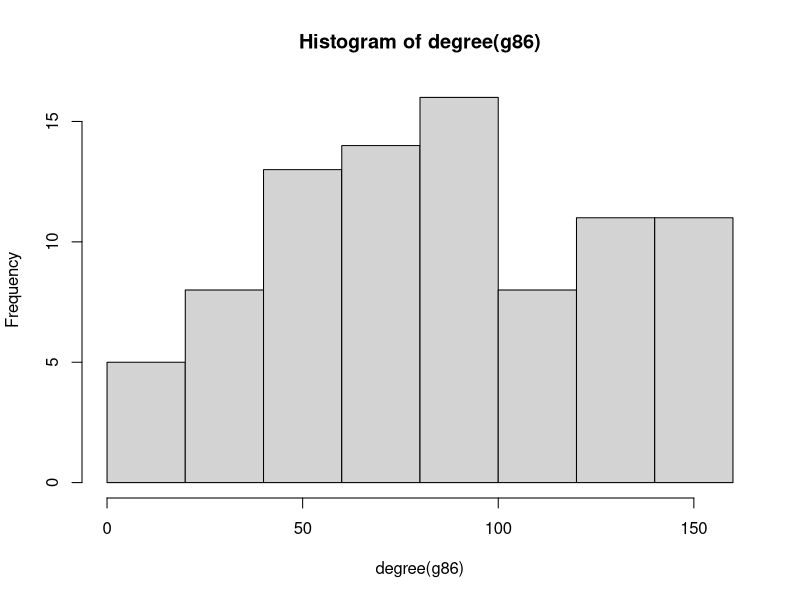
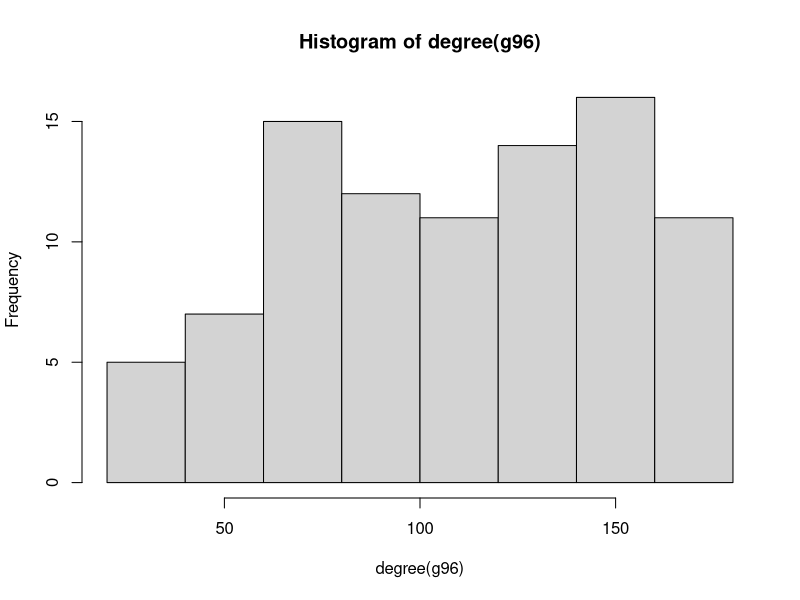
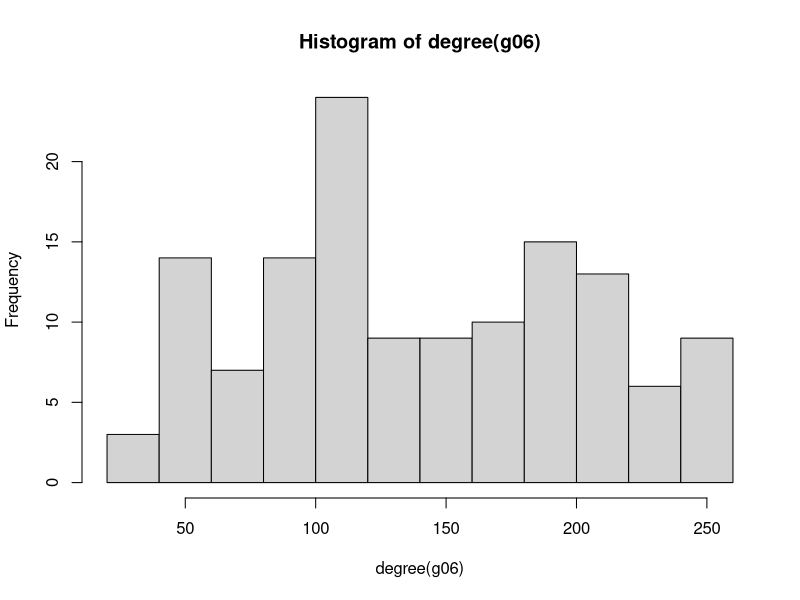
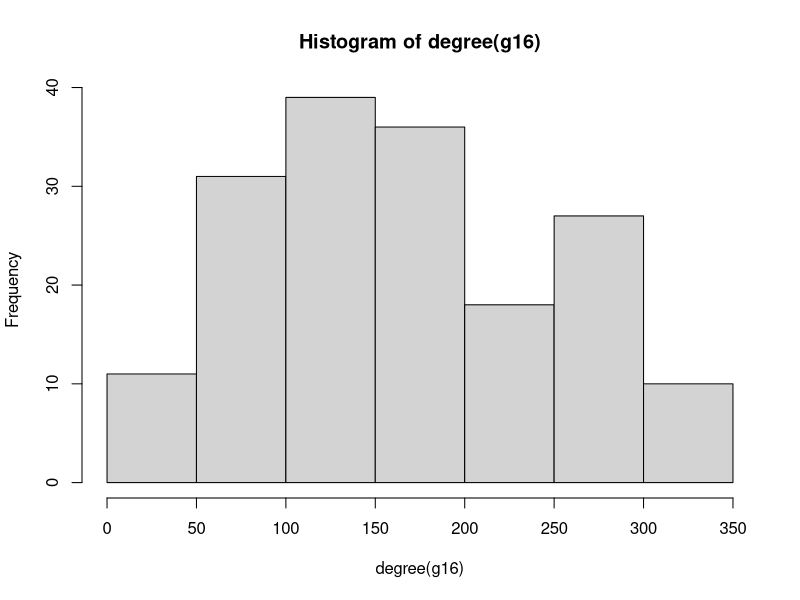
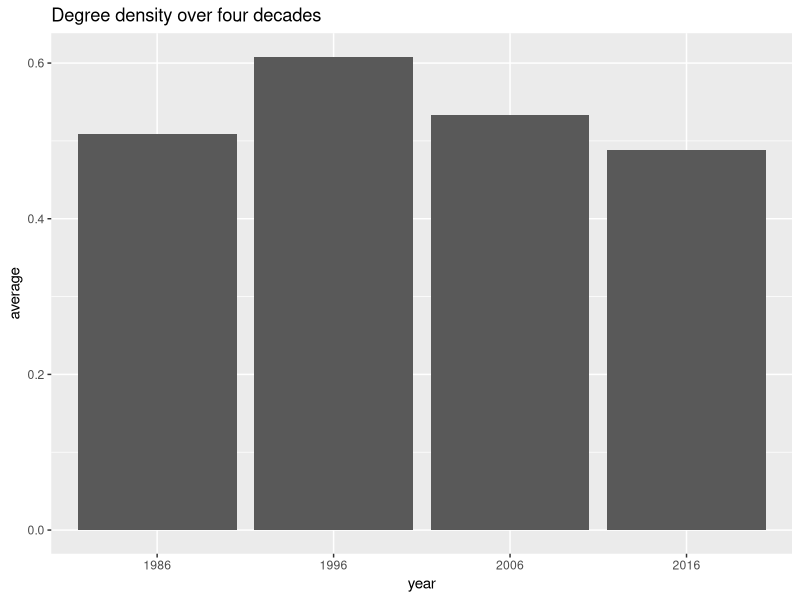
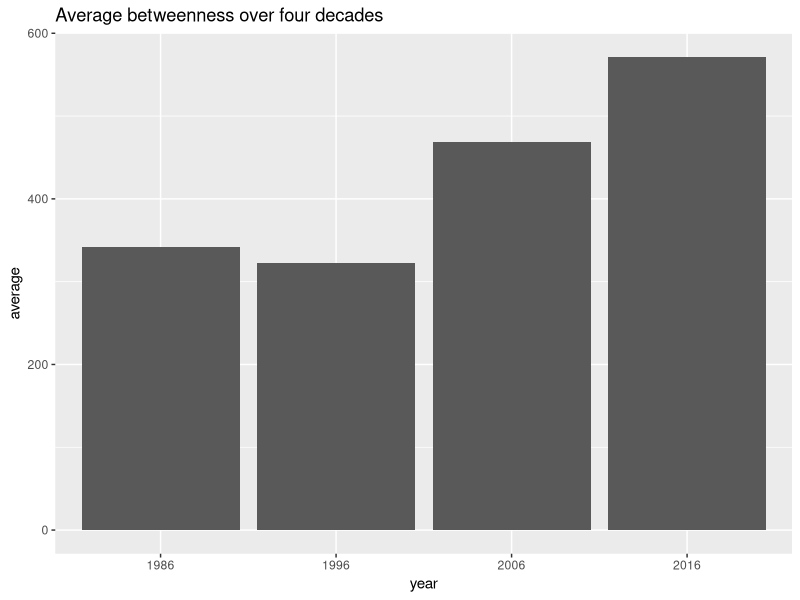
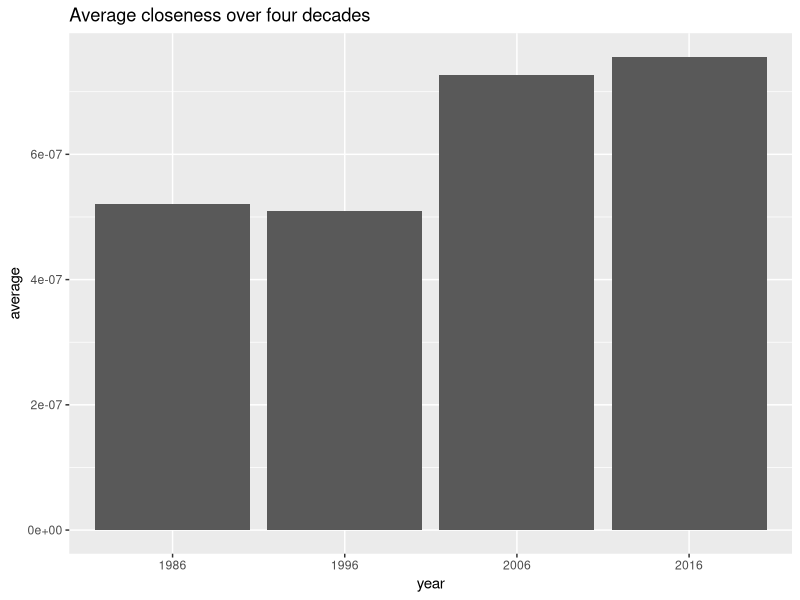
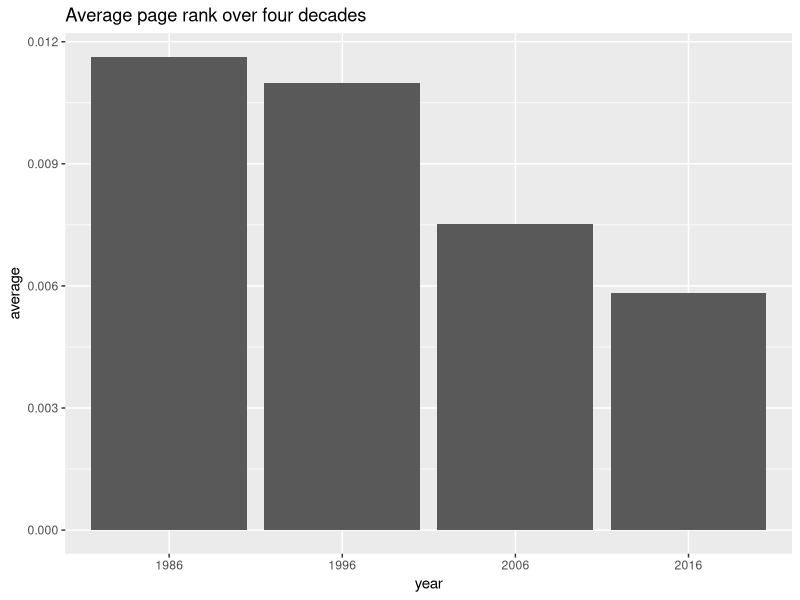

R code for these plots, in order: (Note: this script raises an error after producing the figures.)
## ---- chunk 1
library(igraph)
## ---- chunk 2
df86<-read.csv("output_data1986(regions).csv",header = T)
df96<-read.csv("output_data1996(regions).csv",header=T)
df06<-read.csv("output_data2006(regions).csv",header=T)
df16<-read.csv("output_data2016(regions).csv",header=T)
totalExport86<-read.csv("totalexports1986.csv",header=T)
totalExport96<-read.csv("totalexports1996.csv",header=T)
totalExport06<-read.csv("totalexports2006.csv",header=T)
totalExport16<-read.csv("totalexports2016.csv",header=T)
## ---- chunk 3
g86<-simplify(graph_from_data_frame(df86),remove.loops = T)
g96<-simplify(graph_from_data_frame(df96),remove.loops = T)
g06<-simplify(graph_from_data_frame(df06),remove.loops=T)
g16<-simplify(graph_from_data_frame(df16),remove.loops=T)
## ---- chunk 4
V(g86)$totalExport<-totalExport86$totalexportvalue
V(g96)$totalExport<-totalExport96$totalexportvalue
V(g06)$totalExport<-totalExport06$totalexportvalue
V(g16)$totalExport<-totalExport16$totalexportvalue

## ---- chunk 5
dense86<-graph.density(g86)
dense96<-graph.density(g96)
dense06<-graph.density(g06)
dense16<-graph.density(g16)
## ---- chunk 6
hist(degree(g86))
hist(degree(g96))
hist(degree(g06))
hist(degree(g16))
## ---- chunk 7
degreeDensity<-data.frame(average=c(dense86,dense96,dense06,dense16),year=c("1986","1996","2006","2016"))
library(ggplot2)
ggplot(data=degreeDensity,aes(x=year,y=average)) +
  geom_bar(stat="identity") + ggtitle("Degree density over four decades")

## ---- chunk 8
library(igraph)
## ---- chunk 9
df86<-read.csv("output_data1986(regions).csv")
df96<-read.csv("output_data1996(regions).csv")
df06<-read.csv("output_data2006(regions).csv")
df16<-read.csv("output_data2016(regions).csv")
## ---- chunk 10

## ---- chunk 11
between86<-betweenness(g86)
#between86
col86<-data.frame(unname(between86))
count86<-apply(col86,2,function(c)sum(c==0))
count86
between96<-betweenness(g96)
#between96
col96<-data.frame(unname(between96))
count96<-apply(col96,2,function(c)sum(c==0))
count96
between06<-betweenness(g06)
#between06
col06<-data.frame(unname(between06))
count06<-apply(col06,2,function(c)sum(c==0))
count06
between16<-betweenness(g16)
#between16
col16<-data.frame(unname(between16))
count16<-apply(col16,2,function(c)sum(c==0))
count16
x1<-mean(unname(between86))
x2<-mean(unname(between96))
x3<-mean(unname(between06))
x4<-mean(unname(between16))
averageBetween<-data.frame(average=c(x1,x2,x3,x4),year=c("1986","1996","2006","2016"))
## ---- chunk 12

ggplot(data=averageBetween,aes(x=year,y=average)) +
  geom_bar(stat="identity") + ggtitle("Average betweenness over four decades")
## ---- chunk 13
close86<-closeness(g86)
#between86
close96<-closeness(g96)
#between96
close06<-closeness(g06)
#between06
close16<-closeness(g16)
#between16
y1<-mean(unname(close86))
y2<-mean(unname(close96))
y3<-mean(unname(close06))
y4<-mean(unname(close16))
averageclose<-data.frame(average=c(y1,y2,y3,y4),year=c("1986","1996","2006","2016"))
## ---- chunk 14
ggplot(data=averageclose,aes(x=year,y=average)) +
  geom_bar(stat="identity") + ggtitle("Average closeness over four decades")
## ---- chunk 15
rank86<-page.rank(g86)
#between86
rank96<-page.rank(g96)
#between96
rank06<-page.rank(g06)
#between06
rank16<-page.rank(g16)
#between16

z1<-mean(unname(rank86$vector))
z2<-mean(unname(rank96$vector))
z3<-mean(unname(rank06$vector))
z4<-mean(unname(rank16$vector))
averageRank<-data.frame(average=c(z1,z2,z3,z4),year=c("1986","1996","2006","2016"))
## ---- chunk 16
ggplot(data=averageRank,aes(x=year,y=average)) +
  geom_bar(stat="identity") + ggtitle("Average page rank over four decades")
## ---- chunk 17
set.seed(450)
wc86<-walktrap.community(g86,steps = 20)
wc96<-walktrap.community(g96,steps=20)
wc06<-walktrap.community(g06,steps=20)
wc16<-walktrap.community(g16,steps =20)
sizes(wc86)
sizes(wc96)
sizes(wc06)
sizes(wc16)
## ---- chunk 18
set.seed(450)
V(g86)$community<-membership(wc86)
group1.86<-V(g86)$totalExport[which(V(g86)$community==1)]
group2.86<-V(g86)$totalExport[which(V(g86)$community==2)]
group3.86<-V(g86)$totalExport[which(V(g86)$community==3)]
group4.86<-V(g86)$totalExport[which(V(g86)$community==4)]
group5.86<-V(g86)$totalExport[which(V(g86)$community==5)]
group1.n<-length(group1.86)
group1.sum<-0

for (i in 1:group1.n){
 group1.sum<-group1.sum+group1.86[[i]]
}
group1.mean<-group1.sum/group1.n

group2.sum<-0
group2.n<-length(group2.86)
for (i in 1:group2.n){
  group2.sum<-group2.sum+group2.86[[i]]
}
group2.mean<-group2.sum/group2.n
group3.n<-length(group3.86)
group3.sum<-0
for (i in 1:group3.n){
  group3.sum<-group3.sum+group3.86[[i]]
}
group3.mean<-group3.sum/group3.n

group4.n<-length(group4.86)
group4.sum<-0
for (i in 1:group4.n){
  group4.sum<-group4.sum+group4.86[[i]]
}
group4.mean<-group4.sum/group4.n

group5.n<-length(group5.86)
group5.sum<-0
for (i in 1:group5.n){
  group5.sum<-group5.sum+group5.86[[i]]
}
group5.mean<-group5.sum/group5.n



## ---- chunk 19
averageRank<-data.frame(average=c(group1.mean,group2.mean,group3.mean,group4.mean,group5.mean),community=c("1","2","3","4","5"))
ggplot(data=averageRank,aes(x=community,y=average)) +
  geom_bar(stat="identity") + ggtitle("Average export value per community for the year 1986")
## ---- chunk 20
V(g96)$community<-membership(wc96)
group1.96<-V(g96)$totalExport[which(V(g96)$community==1)]
group2.96<-V(g96)$totalExport[which(V(g96)$community==2)]

names
group1.n<-length(group1.96)
group1.sum<-0
for (i in 1:group1.n){
 group1.sum<-group1.sum+group1.96[[i]]
}
group1.mean<-group1.sum/group1.n
group2.n<-length(group2.96)
group2.sum<-0
for (i in 1:group2.n){
  group2.sum<-group2.sum+group2.96[[i]]
}
group2.mean<-group2.sum/group2.n
group1.mean
## ---- chunk 21
averageRank<-data.frame(average=c(group1.mean,group2.mean),community=c("1","2"))
ggplot(data=averageRank,aes(x=community,y=average)) +
  geom_bar(stat="identity") + ggtitle("Average export value per community for the year 1996")
## ---- chunk 22
V(g06)$community<-membership(wc06)
group1.06<-V(g06)$totalExport[which(V(g06)$community==1)]
group2.06<-V(g06)$totalExport[which(V(g06)$community==2)]
group3.06<-V(g06)$totalExport[which(V(g06)$community==3)]
group1.n<-length(group1.06)
group1.sum<-0
for (i in 1:group1.n){
  group1.sum<-group1.sum+group1.06[[i]]
}
group1.mean<-sum/group1.n
group2.n<-length(group2.06)
group2.sum<-0
for (i in 1:group2.n){
  group2.sum<-group2.sum+group2.06[[i]]
}
group2.mean<-sum/group2.n
group3.n<-length(group3.06)
for (i in 1:group3.n){
  group3.sum<-group3.sum+group3.06[[i]]
}
group3.mean<-group3.sum/group3.n

## ---- chunk 23
averageRank<-data.frame(average=c(group1.mean,group2.mean,group3.mean),community=c("1","2","3"))
ggplot(data=averageRank,aes(x=community,y=average)) +
  geom_bar(stat="identity") + ggtitle("Average export value per community for the year 2006")
## ---- chunk 24
V(g16)$community<-membership(wc16)
group1.16<-V(g16)$totalExport[which(V(g16)$community==1)]
group2.16<-V(g16)$totalExport[which(V(g16)$community==2)]
group3.16<-V(g16)$totalExport[which(V(g16)$community==3)]
group4.16<-V(g16)$totalExport[which(V(g16)$community==4)]
group1.n<-length(group1.16)
group1.sum<-0
for (i in 1:group1.n){
  group1.sum<-group1.sum+group1.16[[i]]
}
group1.mean<-sum/group1.n
group2.n<-length(group2.16)
group2.sum<-0
for (i in 1:group2.n){
  group2.sum<-group2.sum+group2.16[[i]]
}
group2.mean<-sum/group2.n

group3.n<-length(group3.16)
group3.sum<-0
for (i in 1:group3.n){
  group3.sum<-group3.sum+group3.16[[i]]
}
group3.mean<-sum/group3.n

group4.n<-length(group4.16)
group4.sum<-0
for (i in 1:group4.n){
  group4.sum<-group4.sum+group4.16[[i]]
}
group4.mean<-sum/group4.n

## ---- chunk 25
averageRank<-data.frame(average=c(group1.mean,group2.mean,group3.mean,group4.mean),community=c("1","2","3","4"))
ggplot(data=averageRank,aes(x=community,y=average)) +
  geom_bar(stat="identity") + ggtitle("Average export value per community for the year 2016")
## ---- chunk 26
regions86<-read.csv("regions1986.csv")
regions96<-read.csv("regions1996.csv")
regions06<-read.csv("regions2006.csv")
regions16<-read.csv("regions2016.csv")
## ---- chunk 27
regions86$community<-membership(wc86)
table(regions86$region,regions86$community)
chisq.test(table(regions86$region,regions86$community))
## ---- chunk 28
regions96$community<-membership(wc96)
table(regions96$region,regions96$community)
chisq.test(table(regions96$region,regions96$community))
## ---- chunk 29
regions06$community<-membership(wc06)
table(regions06$region,regions06$community)
chisq.test(table(regions06$region,regions06$community))
## ---- chunk 30
regions16$community<-membership(wc16)
table(regions16$region,regions16$community)
chisq.test(table(regions16$region,regions16$community))
## ---- chunk 31
totalExport86$community<-membership(wc86)
totalExport96$community<-membership(wc96)
totalExport06$community<-membership(wc06)
totalExport16$community<-membership(wc16)
## ---- chunk 32
table(totalExport86$totalexportvalue,totalExport86$community)
chisq.test(table(totalExport86$totalexportvalue,totalExport86$community))
## ---- chunk 33
table(totalExport96$totalexportvalue,totalExport96$community)
chisq.test(table(totalExport96$totalexportvalue,totalExport96$community))
## ---- chunk 34
table(totalExport06$totalexportvalue,totalExport06$community)
chisq.test(table(totalExport06$totalexportvalue,totalExport06$community))
## ---- chunk 35
table(totalExport16$totalexportvalue,totalExport16$community)
chisq.test(table(totalExport16$totalexportvalue,totalExport16$community))
